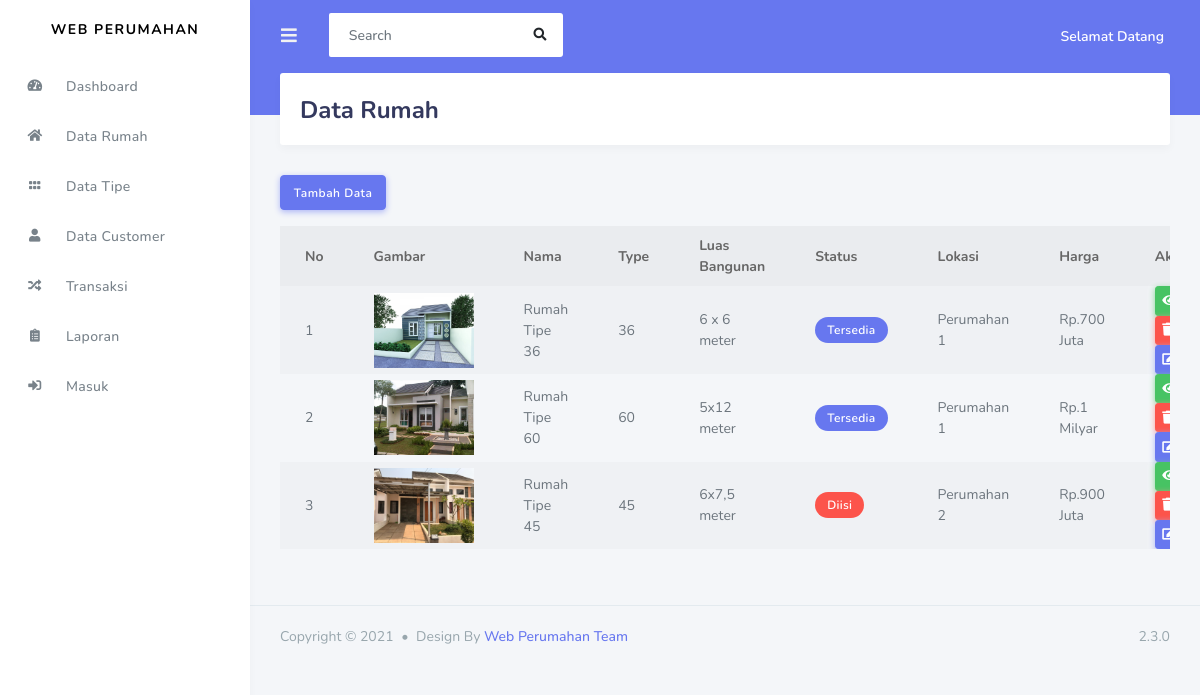
Page /index.php/admin/data_rumah on the earlier database version.
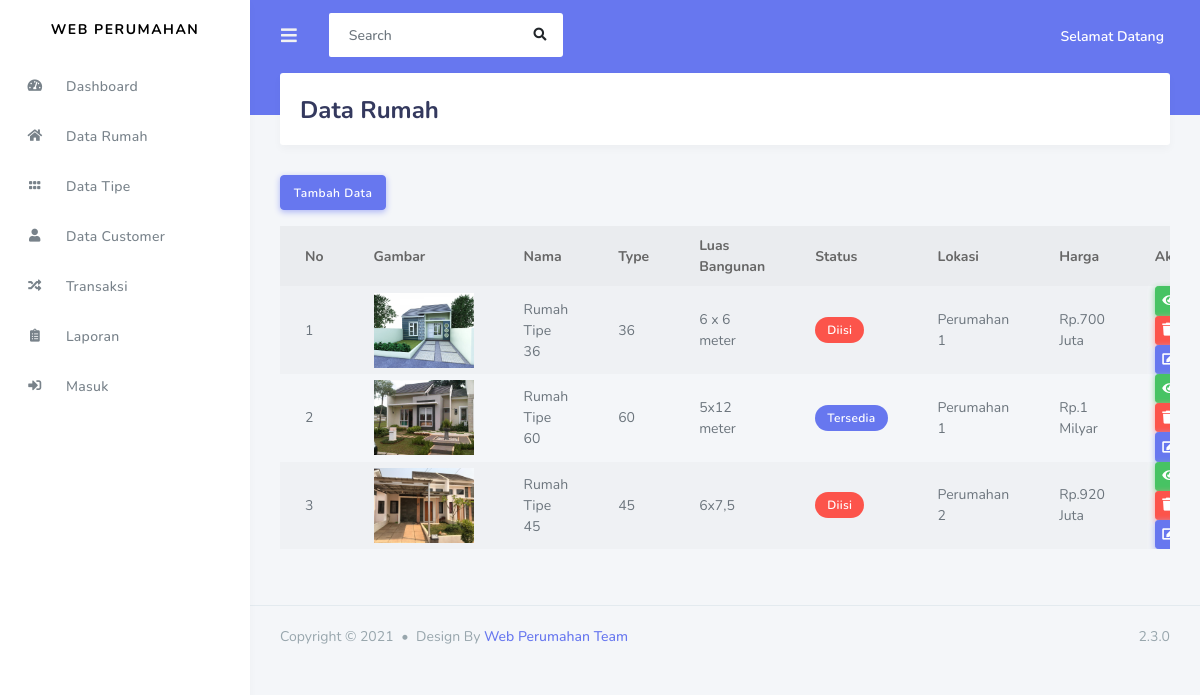
Same page on the later database version.
### tables this page shows
CREATE TABLE `rumah` (
  `id_rumah` int(12) NOT NULL,
  `nama_rumah` varchar(256) NOT NULL,
  `kode_type` varchar(256) NOT NULL,
  `luas_bangunan` varchar(256) NOT NULL,
  `status` varchar(256) NOT NULL,
  `lokasi` varchar(256) NOT NULL,
  `kamar_tidur` varchar(256) NOT NULL,
  `kamar_mandi` varchar(256) NOT NULL,
  `ruangan` varchar(256) NOT NULL,
  `lantai` varchar(256) NOT NULL,
  `garasi` varchar(256) NOT NULL,
  `deskripsi` text NOT NULL,
  `alamat` varchar(256) NOT NULL,
  `kota` varchar(256) NOT NULL,
  `kode_pos` varchar(256) NOT NULL,
  `harga` varchar(256) NOT NULL,
  `gambar` varchar(256) NOT NULL
);

### application/controllers/admin/Data_rumah.php (called while the page is built, shortened)
<?php
class Data_rumah extends CI_Controller{
    public function index()
    {
        $data['rumah'] = $this->rental_model->get_data('rumah')->result();
        $data['tipe'] = $this->rental_model->get_data('tipe')->result();
        $this->load->view('templates_admin/header');
        $this->load->view('templates_admin/sidebar');
        $this->load->view('admin/data_rumah',$data);
        $this->load->view('templates_admin/footer');
    }
}
?>

### index.php (called while the page is built, shortened)
<?php
require_once BASEPATH.'core/CodeIgniter.php';

### application/models/Rental_model.php (called while the page is built, shortened)
<?php
class Rental_model extends CI_model
{
    public function get_data($table){
        return $this->db->get($table);
    }
}
?>

### application/views/admin/Data_rumah.php (the view, shortened to what this page needs)
<div class="main-content">
        <section class="section">
          <div class="section-header">
            <h1>Data Rumah </h1>
          </div>
            <a href="<?php echo base_url('admin/data_rumah/tambah_rumah') ?>" class="btn btn-primary mb-3">
            Tambah Data</a>
          <table class="table table-hover table-striped table-responsive ">
              <thead>
                  <tr>
                    <th>No</th>
                    <th>Gambar</th>
                    <th>Nama</th>
                    <th>Type</th>
                    <th>Luas Bangunan</th>
                    <th>Status</th>
                    <th>Lokasi</th>
                    <th>Harga</th>
                    <th width="150px">Aksi</th>
                  </tr>
              </thead>
                <tbody>
                    <?php
                        $no=1;
                        foreach($rumah as $rm) : ?>
                            <tr>
                                <td><?php echo $no++ ?></td>
                                <td>
                                    <img width="100px" src="<?php echo base_url().'assets/upload/' .$rm->gambar ?>">
                                </td>
                                <td><?php echo $rm->nama_rumah ?></td>
                                <td><?php echo $rm->kode_type ?></td>
                                <td><?php echo $rm->luas_bangunan ?></td>
                                <td><?php
                                if ($rm->status == "0"){
                                    echo "<span class='badge badge-danger'> Diisi
                                    </span>";
                                }else{
                                    echo "<span class='badge badge-primary'> Tersedia
                                    </span>";
                                }
                                ?></td>
                                <td><?php echo $rm->lokasi ?></td>
                                <td>Rp.<?php echo $rm->harga ?></td>
                                <td>
                                    <a href="<?php echo base_url('admin/data_rumah/detail_rumah/') .$rm->id_rumah ?>" class="btn btn-sm btn-success"><i class="
                                    fas fa-eye"></i></a>
                                    <a href="<?php echo base_url('admin/data_rumah/delete_rumah/') .$rm->id_rumah ?>" class="btn btn-sm btn-danger"><i class="
                                    fas fa-trash"></i></a>
                                    <a href="<?php echo base_url('admin/data_rumah/update_rumah/') .$rm->id_rumah ?>" class="btn btn-sm btn-primary"><i class="
                                    fas fa-edit"></i></a>
                                </td>
                            </tr>
                    <?php endforeach; ?>
                </tbody>
          </table>
</section>
</div>

### application/views/templates_admin/header.php (shortened to what this page needs)
<!DOCTYPE html>
<html lang="en">
<head>
  <link rel="stylesheet" href="https://stackpath.bootstrapcdn.com/bootstrap/4.3.1/css/bootstrap.min.css">
  <link rel="stylesheet" href="https://use.fontawesome.com/releases/v5.7.2/css/all.css">
  <link rel="stylesheet" href="<?php echo base_url('assets/assets_stisla')?>/assets/css/style.css">
  <link rel="stylesheet" href="<?php echo base_url('assets/assets_stisla')?>/assets/css/components.css">
</head>

### application/views/templates_admin/sidebar.php (shortened to what this page needs)
<body>
  <div id="app">
    <div class="main-wrapper">
      <div class="navbar-bg"></div>
      <nav class="navbar navbar-expand-lg main-navbar">
        <form class="form-inline mr-auto">
          <ul class="navbar-nav mr-3">
            <li><a href="#" data-toggle="sidebar" class="nav-link nav-link-lg"><i class="fas fa-bars"></i></a></li>
          </ul>
          <div class="search-element">
            <input class="form-control" type="search" placeholder="Search" aria-label="Search" data-width="250">
            <button class="btn" type="submit"><i class="fas fa-search"></i></button>
          </div>
        </form>
        <ul class="navbar-nav navbar-right">
          <li class="dropdown ">
            <a href="#" class="nav-link nav-link-lg nav-link-user">
                <div class="d-sm-none d-lg-inline-block">
                  Selamat Datang <?php echo $this->session->userdata('nama') ?>
                </div>
            </a>
          </li>
        </ul>
      </nav>
      <div class="main-sidebar">
        <aside id="sidebar-wrapper">
          <div class="sidebar-brand">
            <a href="index.html">Web Perumahan</a>
          </div>
          <ul class="sidebar-menu">
            <li>
                <a class="nav-link" href="<?php echo base_url('admin/dashboard')?>"><i class="fas fa-tachometer-alt"></i> <span>Dashboard</span></a>
              </li>
              <li>
                <a class="nav-link" href="<?php echo base_url('admin/data_rumah')?>"><i class="fas fa-home"></i> <span>Data Rumah</span></a>
              </li>
              <li>
                <a class="nav-link" href="<?php echo base_url('admin/data_type')?>"><i class="fas fa-grip-horizontal"></i> <span>Data Tipe</span></a>
              </li>
              <li>
                <a class="nav-link" href="<?php echo base_url('admin/data_customer')?>"><i class="fas fa-user"></i> <span>Data Customer</span></a>
              </li>
              <li>
                <a class="nav-link" href="<?php echo base_url('admin/transaksi')?>"><i class="fas fa-random"></i> <span>Transaksi</span></a>
              </li>
              <li>
                <a class="nav-link" href="<?php echo base_url('admin/laporan')?>"><i class="fas fa-clipboard-list"></i> <span>Laporan</span></a>
              </li>
              <li>
                    <?php if ($this->session->userdata('nama')) { ?>
                      <a class="nav-link" href="<?php echo base_url('auth/logout')?>"><i class="fas fa-sign-out-alt"></i> <span>Keluar</span></a>
                    <?php } else { ?>
                      <a class="nav-link" href="<?php echo base_url('auth/login')?>"><i class="fas fa-sign-in-alt"></i> <span>Masuk</span></a>
                    <?php } ?>
              </li>
            </ul>
        </aside>
      </div>

### application/views/templates_admin/footer.php (shortened to what this page needs)
<footer class="main-footer">
        <div class="footer-left">
          Copyright &copy; 2021 <div class="bullet"></div> Design By <a href="<?php echo base_url('customer/dashboard')?>">Web Perumahan Team</a>
        </div>
        <div class="footer-right">
          2.3.0
        </div>
      </footer>
    </div>
  </div>
</body>
</html>

Differences in the rows shown:
changed rumah "Rumah Tipe 36": status "Tersedia" → "Diisi"
changed rumah "Rumah Tipe 45": luas_bangunan "6x7,5 meter" → "6x7,5"; harga "900 Juta" → "920 Juta"
